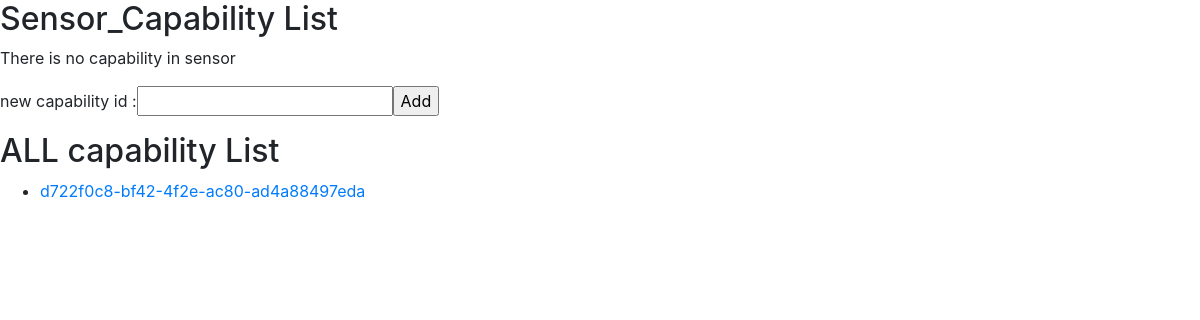
The app's page /api/v1/sensor/a868201e-b04b-4996-97d5-d1028edef373/capability/, older data.
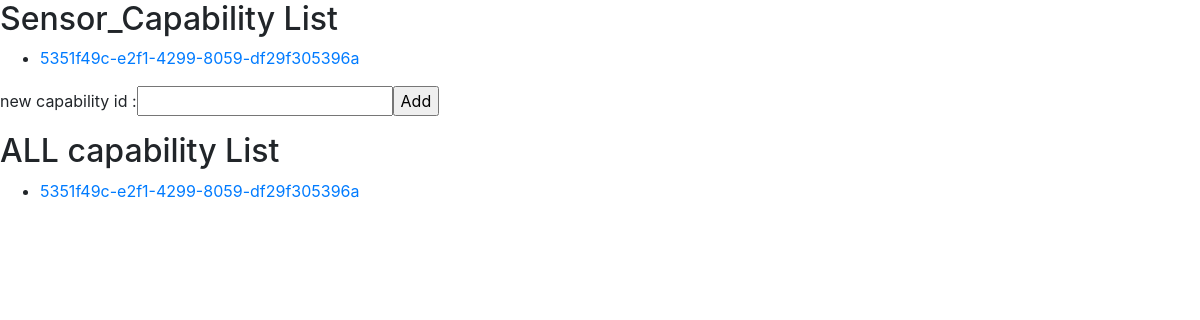
The same page, newer data.
### capability/models.py (models this page shows)
class Capability(models.Model):
    id = models.CharField(max_length=36, primary_key=True, default=uuid.uuid4())
    key = models.CharField(max_length=50)
    label_ko = models.CharField(max_length=50)
    label_en = models.CharField(max_length=50)
    super_permission = models.IntegerField()
    user_permission = models.IntegerField()
    is_object = models.BooleanField()
    is_array = models.BooleanField()
    is_object_array = models.BooleanField()
    created_at = models.DateTimeField(auto_now_add=True)
    updated_at = models.DateTimeField(auto_now=True)

### sensor/models.py (models this page shows)
class Sensor_Capability(models.Model):
    sensor = models.ForeignKey(Sensor, on_delete=models.CASCADE)
    capability = models.ForeignKey('capability.Capability', on_delete=models.CASCADE)

### sensor/views.py (the view, shortened to what this page needs)
# urls.py: path('<sensor_id>/capability/', views.sensor_capability)
@csrf_exempt
def sensor_capability(request, sensor_id):
    if request.method == 'GET':
        sensor_capability_list = Sensor_Capability.objects.filter(sensor_id=sensor_id)
        capability_list = Capability.objects.all()
        context = {'category': 'sensor', 'sub_category': 'capability', 'included_list': sensor_capability_list,
                   'sub_list': capability_list}
        return render(request, 'sensorcapabilityviewer.html', context)

### templates/sensorcapabilityviewer.html
{% load static %}
<link rel="stylesheet" type="text/css" href="{% static 'bootstrap.min.css' %}">
<h2>Sensor_Capability List</h2>
{% if included_list %}
    <ul>
    {% for included in included_list %}
        <div class = "form-inline form-group">
            <li><a href="{{ included.capability.id }}">{{ included.capability.id }}</a></li>
        </div>
    {% endfor %}
    </ul>
    {% else %}
    <p>There is no {{ sub_category }} in {{ category }}</p>
{% endif %}
<form method = "POST">
        <div class = "form-inline form-group">
            <label> new capability id : </label><label>
            <input name="id" type="text">
            <input type="submit" value = "Add">
        </label>
        </div>
</form>
<h2> ALL {{ sub_category }} List</h2>
{% if sub_list %}
    <ul>
    {% for item in sub_list %}
      <li><a href='/api/v1/{{ sub_category }}/{{ item.id }}'>{{ item.id }}</a></li>
    {% endfor %}
    </ul>
{% endif %}

Row changes from the older to the newer data that the page shows:
removed Capability: id "d722f0c8-bf42-4f2e-ac80-ad4a88497eda"
added Sensor_Capability: capability.id "5351f49c-e2f1-4299-8059-df29f305396a"
added Capability: id "5351f49c-e2f1-4299-8059-df29f305396a"
Text that changed along with them:
{{ sub_category }}: "capability" → (not shown)
{{ category }}: "sensor" → (not shown)
text no longer shown: "There is no in"
